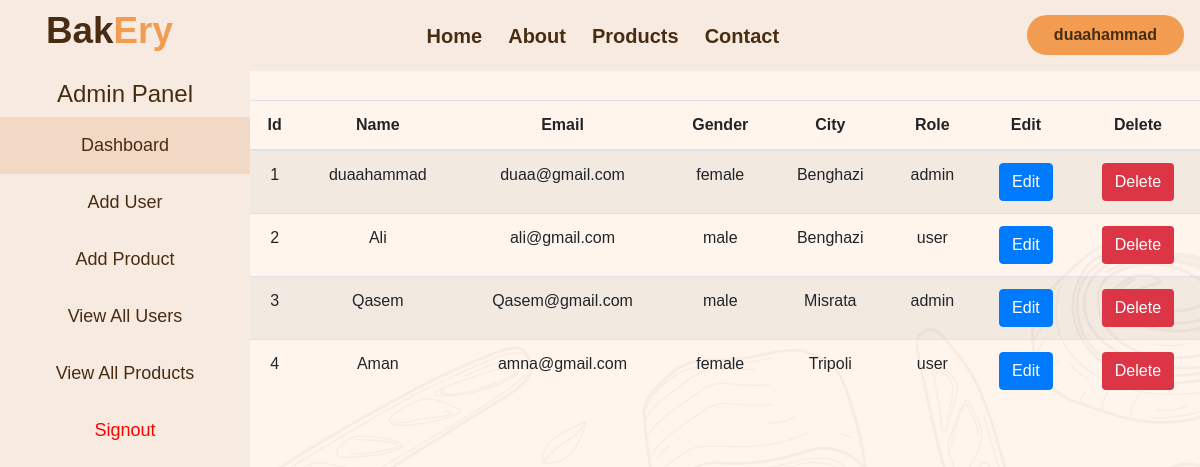
The app's page /view_all_users (signed in), older data.
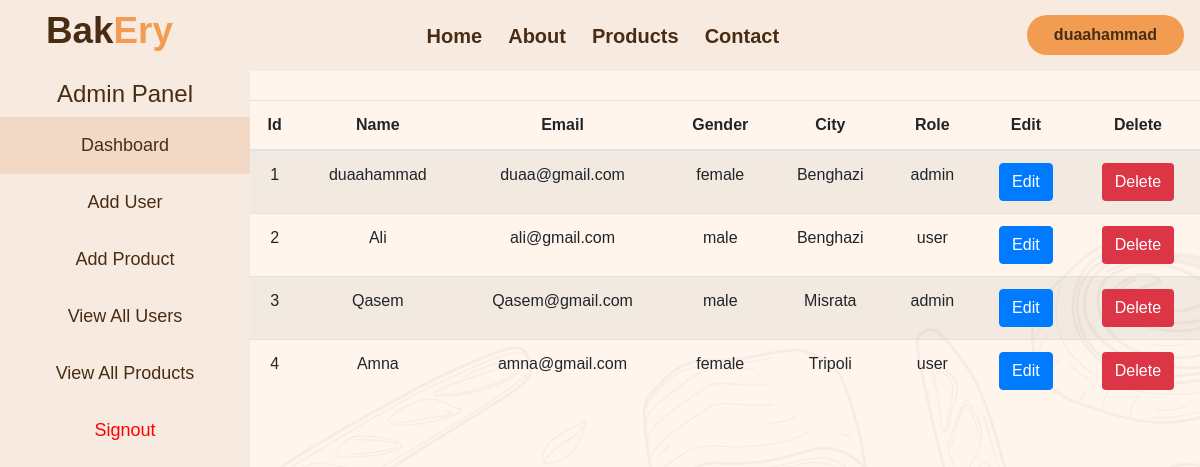
The same page, newer data.
### tables this page shows
CREATE TABLE users_info 
        (id integer primary key autoincrement, 
        name TEXT, 
        email TEXT UNIQUE, 
        password TEXT, 
        gender TEXT, 
        city TEXT,
        role TEXT DEFAULT 'user');

### app.py (the view)
@app.route("/view_all_users")
def view_all_users():
        username = session["username"]
        users = db_management.get_all_users()
        return render_template("dashboard_pages/view_all_users.html", users=users, sentence=username)

### models/db_management.py (called while the page is built)
def get_db():
    db = sqlite3.connect("models/shop.db")
    db.row_factory = sqlite3.Row  # <--returns rows as sqlite3.Row objects (which act like both tuples and dicts)
    return db

def get_all_users():
    db = get_db()
    cur = db.cursor()
    users = cur.execute("SELECT * FROM users_info").fetchall()
    db.close()
    return users

### templates/dashboard_pages/view_all_users.html
{% extends 'layout.html' %}
{% block head_extra %}
<link rel="stylesheet" href="{{ url_for('static', filename='custom/dashboard.css') }}" />
{% endblock %}
{% block content %}
<div class="card-body p-0 table-responsive content margin-top">
    <table class="table table-striped">
        <thead>
            <tr class="text-center">
                <th>Id</th>
                <th>Name</th>
                <th>Email</th>
                <th>Gender</th>
                <th>City</th>
                <th>Role</th>
                <th>Edit</th>
                <th>Delete</th>
            </tr>
        </thead>
            <tbody class="text-center">
                {%for  user in users%}
                    <tr class="align-middle">
                    <td>{{ user[0] }}</td>
                    <td>{{ user[1] }}</td>
                    <td>{{ user[2] }}</td>
                    <td>{{ user[4] }}</td>
                    <td>{{ user[5] }}</td>
                    <td>{{ user[6] }}</td>
                    <td>
                    <a class="btn btn-primary text-white" href="#">Edit</a>
                    </td>
                    <td>
                    <form action="{{url_for('delete_user', user_id=user[0])}}" method="post">
                        <button class="btn bg-danger text-white" type="submit">Delete</button>
                    </form>
                    </td>
                </tr>
                {%endfor%}
        </tbody>
    </table>
</div>
{% endblock %}

### templates/layout.html (shortened to what this page needs)
<!DOCTYPE html>
<html lang="en">
<head>
    <link rel="stylesheet" href="{{ url_for('static', filename='bootstrap/css/bootstrap.min.css') }}">
    <link rel="stylesheet" href="{{ url_for('static', filename='Font Awesome/all.min.css') }}">
    <link rel="stylesheet" href="{{ url_for('static', filename='Fonts/Outfit.css') }}">
    <link rel="stylesheet" href="{{ url_for('static', filename='custom/main.css') }}">
    <link rel="stylesheet" href="{{ url_for('static', filename='custom/dashboard.css') }}">
    {% block head_extra %}{% endblock %}
</head>
<body>
    <nav class="navbar navbar-expand-lg navbar-light main-nav">
        <a class="navbar-brand" href="#">
            <span>Bak</span><span>Ery</span>
        </a>
        <div class="collapse navbar-collapse" id="navbarSupportedContent">
            <ul class="navbar-nav mx-auto">
                <li class="nav-card active">
                    <a class="nav-link" href="{{url_for('index')}}">Home <span class="sr-only">(current)</span></a>
                </li>
                <li class="nav-card">
                    <a class="nav-link" href="#">About</a>
                </li>
                <li class="nav-card">
                    <a class="nav-link" href="#">Products</a>
                </li>
                <li class="nav-card">
                    <a class="nav-link" href="#">Contact</a>
                </li>
            </ul>
            {% set current_endpoint = request.endpoint %}
            {% if username != None %}
            <div class="my-2 my-lg-0">
                <a href="#" class="auth btn my-btn my-2 my-sm-0 d-sm-inline-block">{{ sentence }}</a>
            </div>
            {% else %}
                <div class="my-2 my-lg-0">
                    <a href="{{ url_for('login') }}" class="auth btn my-btn my-2 my-sm-0 d-sm-inline-block">{{ sentence }}</a>
                </div>
            {% endif %}
        </div>
    </nav>
    {% block content %}
    {% endblock %}
<div class="dashboard-page margin-top">
    <div class="sidebar text-center">
        <h4 class="text-center text-light">Admin Panel</h4>
        <a href="{{ url_for('dashboard') }}" class="active">Dashboard</a>
        <a href="{{ url_for('add_user') }}">Add User</a>
        <a href="{{url_for('add_product')}}">Add Product</a>
        <a href="{{url_for('view_all_users')}}">View All Users</a>
        <a href="{{url_for('view_all_products')}}">View All Products</a>
        <a href="{{url_for('logout')}}" class="logout-text">Signout</a>
    </div>
</div>
</body>
</html>

### static/custom/main.css (style rules this page uses)
* { padding: 0; margin: 0; box-sizing: border-box; scroll-behavior: smooth; list-style: none; text-decoration: none; }
body { font-family: "Outfit", sans-serif; }
:root { --yellow: #fcd978; --main-orange: #f29c52; --main-brown: #492d13; --link-color: #493d13; --home-bg-color: #fff5ed; }
a { color: var(--main-brown) !important }
.main-nav { position: fixed; top: 0; left: 0; width: 100%; z-index: 1030; background-color: white; margin-bottom: 60px; }
.my-btn { background-color: var(--main-orange); padding: 8px 27px; border-radius: 40px; position: relative; top: -1px; transition: .5s; color: var(--link-color); border: none; font-weight: 600; }
.nav-link { font-weight: 550; font-size: 20px; margin-right: 10px; }
.navbar-brand { margin-top: -10px; padding-left: 30px; font-weight: bold; font-size: 2.3rem; }
.navbar-brand span:first-child { color: var(--main-brown); }
.navbar-brand span:last-child { color: var(--main-orange); }
.margin-top { margin-top: 100px; }

### static/custom/dashboard.css (style rules this page uses)
:root { --yellow: #fcd978; --main-orange: #f29c52; --main-brown: #492d13; --link-color: #493d13; --home-bg-color: #fff5ed; }
body { background-image: url("../images/hero-bg-pattern.png"); background-color: var(--home-bg-color); background-position: bottom; }
.dashboard-page .sidebar { position: fixed; top: 60px; left: 0; height: calc(100vh - 60px); width: 250px; background-color: #f7eae0; z-index: 1020; padding-top: 20px; }
.dashboard-page .sidebar a { color: var(--main-brown) ; display: block; padding: 15px 20px; text-decoration: none; font-weight: 500; font-size: 18px; }
.sidebar h4 { color: var(--main-brown) !important; }
.dashboard-page .sidebar a:hover, .dashboard-page .sidebar a.active { background-color: #f2d9c5; color: var(--main-brown); }
nav { background-color: var(--home-bg-color) ; background-color: #f7eae0 !important; }
.logout-text { color: red !important; }
.content { margin-left: 250px; padding: 40px; width: calc(100% - 250px); overflow-y: auto; }

Row changes from the older to the newer data that the page shows:
changed users_info "amna@gmail.com": name "Aman" → "Amna"
